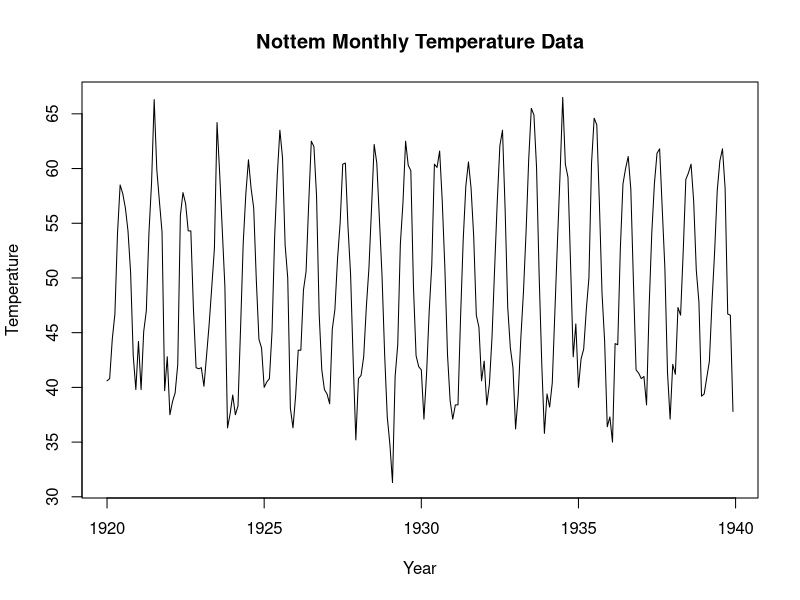
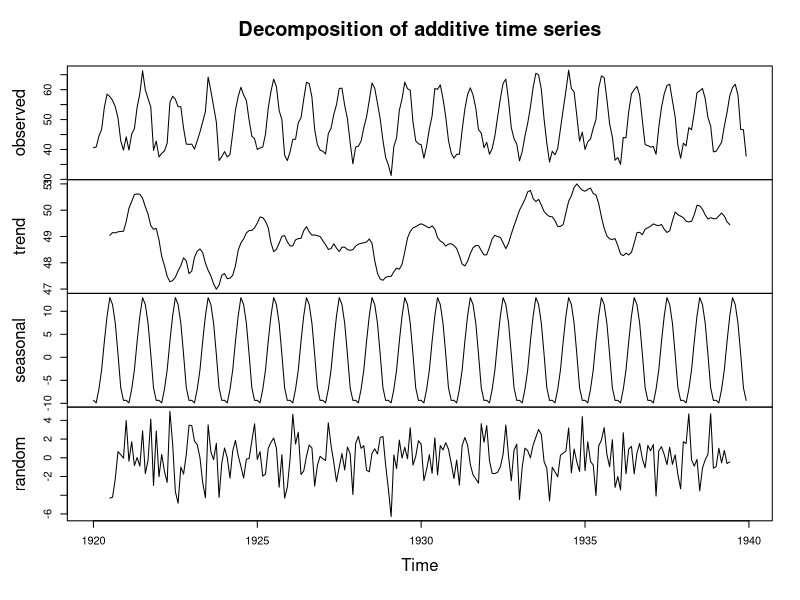

Reproduce these figures in R, in order.
# Clear workspace
rm(list = ls())

# Load stats package (contains nottem)
library(stats)

# Load nottem dataset (LOWERCASE)
data(nottem)

# Convert to time series object
nottem_ts <- ts(nottem, start = c(1920, 1), frequency = 12)

# Plot original data
plot(nottem_ts,
     main = "Nottem Monthly Temperature Data",
     xlab = "Year",
     ylab = "Temperature")

# Decompose the time series
nottem_decomp <- decompose(nottem_ts)

# Plot decomposed components
plot(nottem_decomp)

# Display decomposition values
nottem_decomp

